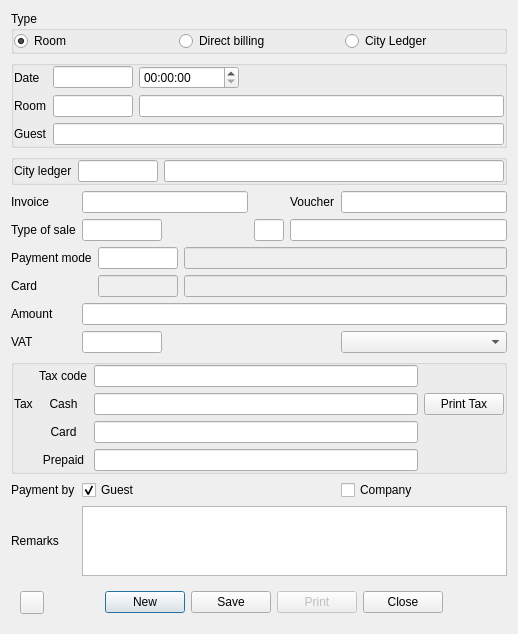
<?xml version="1.0" encoding="UTF-8"?>
<ui version="4.0">
 <class>DlgPostingCharges</class>
 <widget class="QDialog" name="DlgPostingCharges">
  <property name="geometry">
   <rect>
    <x>0</x>
    <y>0</y>
    <width>518</width>
    <height>572</height>
   </rect>
  </property>
  <property name="windowTitle">
   <string>Posting charges</string>
  </property>
  <layout class="QVBoxLayout" name="verticalLayout">
   <item>
    <layout class="QGridLayout" name="gridLayout">
     <item row="4" column="1">
      <widget class="EQLineEdit" name="leItemCode">
       <property name="maximumSize">
        <size>
         <width>80</width>
         <height>16777215</height>
        </size>
       </property>
       <property name="ShowButton" stdset="0">
        <bool>true</bool>
       </property>
      </widget>
     </item>
     <item row="1" column="0" colspan="5">
      <widget class="QGroupBox" name="grRoom">
       <property name="title">
        <string/>
       </property>
       <layout class="QGridLayout" name="gridLayout_3">
        <property name="leftMargin">
         <number>0</number>
        </property>
        <property name="topMargin">
         <number>0</number>
        </property>
        <property name="rightMargin">
         <number>0</number>
        </property>
        <property name="bottomMargin">
         <number>0</number>
        </property>
        <item row="1" column="1">
         <widget class="EQLineEdit" name="leRoomCode">
          <property name="maximumSize">
           <size>
            <width>80</width>
            <height>16777215</height>
           </size>
          </property>
          <property name="ShowButton" stdset="0">
           <bool>true</bool>
          </property>
         </widget>
        </item>
        <item row="2" column="1" colspan="2">
         <widget class="EQLineEdit" name="leGuest">
          <property name="focusPolicy">
           <enum>Qt::NoFocus</enum>
          </property>
          <property name="readOnly">
           <bool>true</bool>
          </property>
         </widget>
        </item>
        <item row="2" column="0">
         <widget class="QLabel" name="label_2">
          <property name="text">
           <string>Guest</string>
          </property>
         </widget>
        </item>
        <item row="1" column="2">
         <widget class="EQLineEdit" name="leRoomName">
          <property name="focusPolicy">
           <enum>Qt::NoFocus</enum>
          </property>
          <property name="readOnly">
           <bool>true</bool>
          </property>
         </widget>
        </item>
        <item row="1" column="0">
         <widget class="QLabel" name="label">
          <property name="text">
           <string>Room</string>
          </property>
         </widget>
        </item>
        <item row="0" column="0">
         <widget class="QLabel" name="label_13">
          <property name="text">
           <string>Date</string>
          </property>
         </widget>
        </item>
        <item row="0" column="1">
         <widget class="EDateEdit" name="deDate">
          <property name="maximumSize">
           <size>
            <width>80</width>
            <height>16777215</height>
           </size>
          </property>
          <property name="focusPolicy">
           <enum>Qt::ClickFocus</enum>
          </property>
          <property name="readOnly">
           <bool>true</bool>
          </property>
         </widget>
        </item>
        <item row="0" column="2">
         <widget class="QTimeEdit" name="teTime">
          <property name="maximumSize">
           <size>
            <width>100</width>
            <height>16777215</height>
           </size>
          </property>
          <property name="displayFormat">
           <string>HH:mm:ss</string>
          </property>
          <property name="calendarPopup">
           <bool>true</bool>
          </property>
         </widget>
        </item>
       </layout>
      </widget>
     </item>
     <item row="2" column="0" colspan="5">
      <widget class="QGroupBox" name="grCity">
       <property name="sizePolicy">
        <sizepolicy hsizetype="Preferred" vsizetype="Preferred">
         <horstretch>0</horstretch>
         <verstretch>0</verstretch>
        </sizepolicy>
       </property>
       <property name="minimumSize">
        <size>
         <width>0</width>
         <height>0</height>
        </size>
       </property>
       <property name="title">
        <string/>
       </property>
       <layout class="QHBoxLayout" name="horizontalLayout_3">
        <property name="leftMargin">
         <number>0</number>
        </property>
        <property name="topMargin">
         <number>0</number>
        </property>
        <property name="rightMargin">
         <number>0</number>
        </property>
        <property name="bottomMargin">
         <number>0</number>
        </property>
        <item>
         <widget class="QLabel" name="label_12">
          <property name="text">
           <string>City ledger</string>
          </property>
         </widget>
        </item>
        <item>
         <widget class="EQLineEdit" name="leCityCode">
          <property name="maximumSize">
           <size>
            <width>80</width>
            <height>16777215</height>
           </size>
          </property>
         </widget>
        </item>
        <item>
         <widget class="EQLineEdit" name="leCityName">
          <property name="readOnly">
           <bool>true</bool>
          </property>
         </widget>
        </item>
       </layout>
      </widget>
     </item>
     <item row="4" column="2">
      <widget class="QLineEdit" name="leVaucher">
       <property name="maximumSize">
        <size>
         <width>30</width>
         <height>16777215</height>
        </size>
       </property>
      </widget>
     </item>
     <item row="6" column="1" colspan="4">
      <widget class="EQLineEdit" name="leAmount"/>
     </item>
     <item row="4" column="0">
      <widget class="QLabel" name="label_3">
       <property name="text">
        <string>Type of sale</string>
       </property>
      </widget>
     </item>
     <item row="3" column="4">
      <widget class="EQLineEdit" name="leVaucherId"/>
     </item>
     <item row="4" column="3" colspan="2">
      <widget class="EQLineEdit" name="leItemName">
       <property name="focusPolicy">
        <enum>Qt::NoFocus</enum>
       </property>
       <property name="readOnly">
        <bool>true</bool>
       </property>
      </widget>
     </item>
     <item row="3" column="1">
      <widget class="EQLineEdit" name="leInvoice">
       <property name="focusPolicy">
        <enum>Qt::NoFocus</enum>
       </property>
       <property name="readOnly">
        <bool>true</bool>
       </property>
      </widget>
     </item>
     <item row="3" column="3">
      <widget class="QLabel" name="label_15">
       <property name="text">
        <string>Voucher</string>
       </property>
      </widget>
     </item>
     <item row="3" column="0">
      <widget class="QLabel" name="label_6">
       <property name="text">
        <string>Invoice</string>
       </property>
      </widget>
     </item>
     <item row="7" column="0">
      <widget class="QLabel" name="label_4">
       <property name="text">
        <string>VAT</string>
       </property>
      </widget>
     </item>
     <item row="7" column="1">
      <widget class="EQLineEdit" name="leAmountVat">
       <property name="maximumSize">
        <size>
         <width>80</width>
         <height>16777215</height>
        </size>
       </property>
       <property name="focusPolicy">
        <enum>Qt::NoFocus</enum>
       </property>
       <property name="readOnly">
        <bool>true</bool>
       </property>
      </widget>
     </item>
     <item row="10" column="1" colspan="4">
      <widget class="EQTextEdit" name="teRemark"/>
     </item>
     <item row="9" column="1">
      <widget class="QCheckBox" name="chPayGuest">
       <property name="layoutDirection">
        <enum>Qt::LeftToRight</enum>
       </property>
       <property name="text">
        <string>Guest</string>
       </property>
       <property name="checked">
        <bool>true</bool>
       </property>
      </widget>
     </item>
     <item row="11" column="0" colspan="5">
      <widget class="QWidget" name="widget" native="true">
       <layout class="QHBoxLayout" name="horizontalLayout">
        <item>
         <widget class="QToolButton" name="btnLog">
          <property name="text">
           <string/>
          </property>
          <property name="icon">
           <iconset resource="res.qrc">
            <normaloff>:/images/tracking.png</normaloff>:/images/tracking.png</iconset>
          </property>
         </widget>
        </item>
        <item>
         <spacer name="horizontalSpacer">
          <property name="orientation">
           <enum>Qt::Horizontal</enum>
          </property>
          <property name="sizeHint" stdset="0">
           <size>
            <width>100</width>
            <height>20</height>
           </size>
          </property>
         </spacer>
        </item>
        <item>
         <widget class="QPushButton" name="btnNew">
          <property name="text">
           <string>New</string>
          </property>
         </widget>
        </item>
        <item>
         <widget class="QPushButton" name="btnOk">
          <property name="text">
           <string>Save</string>
          </property>
         </widget>
        </item>
        <item>
         <widget class="QPushButton" name="btnPrint">
          <property name="enabled">
           <bool>false</bool>
          </property>
          <property name="text">
           <string>Print</string>
          </property>
         </widget>
        </item>
        <item>
         <widget class="QPushButton" name="btnCancel">
          <property name="text">
           <string>Close</string>
          </property>
         </widget>
        </item>
        <item>
         <spacer name="horizontalSpacer_2">
          <property name="orientation">
           <enum>Qt::Horizontal</enum>
          </property>
          <property name="sizeHint" stdset="0">
           <size>
            <width>99</width>
            <height>20</height>
           </size>
          </property>
         </spacer>
        </item>
       </layout>
      </widget>
     </item>
     <item row="9" column="4">
      <widget class="QCheckBox" name="chPayByComp">
       <property name="text">
        <string>Company</string>
       </property>
      </widget>
     </item>
     <item row="7" column="4">
      <widget class="EQComboBox" name="cbVAT">
       <property name="Cache" stdset="0">
        <number>22</number>
       </property>
      </widget>
     </item>
     <item row="6" column="0">
      <widget class="QLabel" name="label_5">
       <property name="text">
        <string>Amount</string>
       </property>
      </widget>
     </item>
     <item row="10" column="0">
      <widget class="QLabel" name="label_8">
       <property name="text">
        <string>Remarks</string>
       </property>
      </widget>
     </item>
     <item row="9" column="0">
      <widget class="QLabel" name="label_7">
       <property name="text">
        <string>Payment by</string>
       </property>
      </widget>
     </item>
     <item row="0" column="0" colspan="5">
      <widget class="QGroupBox" name="grType">
       <property name="title">
        <string>Type</string>
       </property>
       <layout class="QHBoxLayout" name="horizontalLayout_2">
        <property name="leftMargin">
         <number>0</number>
        </property>
        <property name="topMargin">
         <number>0</number>
        </property>
        <property name="rightMargin">
         <number>0</number>
        </property>
        <property name="bottomMargin">
         <number>0</number>
        </property>
        <item>
         <widget class="QRadioButton" name="rbRoom">
          <property name="text">
           <string>Room</string>
          </property>
          <property name="checked">
           <bool>true</bool>
          </property>
         </widget>
        </item>
        <item>
         <widget class="QRadioButton" name="rbDirect">
          <property name="text">
           <string>Direct billing</string>
          </property>
         </widget>
        </item>
        <item>
         <widget class="QRadioButton" name="rbCity">
          <property name="text">
           <string>City Ledger</string>
          </property>
         </widget>
        </item>
       </layout>
      </widget>
     </item>
     <item row="8" column="0" colspan="5">
      <widget class="QGroupBox" name="grTax">
       <property name="title">
        <string/>
       </property>
       <layout class="QGridLayout" name="gridLayout_2">
        <property name="leftMargin">
         <number>0</number>
        </property>
        <property name="topMargin">
         <number>0</number>
        </property>
        <property name="rightMargin">
         <number>0</number>
        </property>
        <property name="bottomMargin">
         <number>0</number>
        </property>
        <item row="2" column="2">
         <widget class="EQLineEdit" name="leTaxCash"/>
        </item>
        <item row="2" column="0">
         <widget class="QLabel" name="label_14">
          <property name="text">
           <string>Tax</string>
          </property>
         </widget>
        </item>
        <item row="2" column="5">
         <widget class="QPushButton" name="btnPrintTax">
          <property name="text">
           <string>Print Tax</string>
          </property>
         </widget>
        </item>
        <item row="3" column="1">
         <widget class="QLabel" name="label_10">
          <property name="text">
           <string>Card</string>
          </property>
          <property name="alignment">
           <set>Qt::AlignCenter</set>
          </property>
         </widget>
        </item>
        <item row="4" column="1">
         <widget class="QLabel" name="label_11">
          <property name="text">
           <string>Prepaid</string>
          </property>
          <property name="alignment">
           <set>Qt::AlignCenter</set>
          </property>
         </widget>
        </item>
        <item row="3" column="2">
         <widget class="EQLineEdit" name="leTaxCard"/>
        </item>
        <item row="2" column="1">
         <widget class="QLabel" name="label_9">
          <property name="text">
           <string>Cash</string>
          </property>
          <property name="alignment">
           <set>Qt::AlignCenter</set>
          </property>
         </widget>
        </item>
        <item row="4" column="2">
         <widget class="EQLineEdit" name="leTaxPre"/>
        </item>
        <item row="1" column="1">
         <widget class="QLabel" name="label_16">
          <property name="text">
           <string>Tax code</string>
          </property>
         </widget>
        </item>
        <item row="1" column="2">
         <widget class="EQLineEdit" name="leTaxCode">
          <property name="focusPolicy">
           <enum>Qt::NoFocus</enum>
          </property>
          <property name="readOnly">
           <bool>true</bool>
          </property>
         </widget>
        </item>
       </layout>
      </widget>
     </item>
     <item row="5" column="0" colspan="5">
      <widget class="QWidget" name="wPayment" native="true">
       <property name="minimumSize">
        <size>
         <width>0</width>
         <height>0</height>
        </size>
       </property>
       <layout class="QGridLayout" name="gridLayout_4">
        <property name="leftMargin">
         <number>0</number>
        </property>
        <property name="topMargin">
         <number>0</number>
        </property>
        <property name="rightMargin">
         <number>0</number>
        </property>
        <property name="bottomMargin">
         <number>0</number>
        </property>
        <item row="0" column="0">
         <widget class="QLabel" name="label_17">
          <property name="text">
           <string>Payment mode</string>
          </property>
         </widget>
        </item>
        <item row="1" column="0">
         <widget class="QLabel" name="label_18">
          <property name="text">
           <string>Card</string>
          </property>
         </widget>
        </item>
        <item row="0" column="1">
         <widget class="EQLineEdit" name="lePayCode">
          <property name="maximumSize">
           <size>
            <width>80</width>
            <height>16777215</height>
           </size>
          </property>
         </widget>
        </item>
        <item row="0" column="2">
         <widget class="EQLineEdit" name="lePayName">
          <property name="enabled">
           <bool>false</bool>
          </property>
         </widget>
        </item>
        <item row="1" column="1">
         <widget class="EQLineEdit" name="leCardCode">
          <property name="enabled">
           <bool>false</bool>
          </property>
          <property name="maximumSize">
           <size>
            <width>80</width>
            <height>16777215</height>
           </size>
          </property>
         </widget>
        </item>
        <item row="1" column="2">
         <widget class="EQLineEdit" name="leCardName">
          <property name="enabled">
           <bool>false</bool>
          </property>
         </widget>
        </item>
       </layout>
      </widget>
     </item>
    </layout>
   </item>
  </layout>
 </widget>
 <customwidgets>
  <customwidget>
   <class>EDateEdit</class>
   <extends>QLineEdit</extends>
   <header location="global">edateedit.h</header>
  </customwidget>
  <customwidget>
   <class>EQLineEdit</class>
   <extends>QLineEdit</extends>
   <header location="global">eqlineedit.h</header>
   <slots>
    <signal>customButtonClicked(bool)</signal>
   </slots>
  </customwidget>
  <customwidget>
   <class>EQTextEdit</class>
   <extends>QTextEdit</extends>
   <header location="global">eqtextedit.h</header>
  </customwidget>
  <customwidget>
   <class>EQComboBox</class>
   <extends>QComboBox</extends>
   <header location="global">eqcombobox.h</header>
  </customwidget>
 </customwidgets>
 <tabstops>
  <tabstop>rbRoom</tabstop>
  <tabstop>rbDirect</tabstop>
  <tabstop>rbCity</tabstop>
  <tabstop>leRoomCode</tabstop>
  <tabstop>leCityCode</tabstop>
  <tabstop>leCityName</tabstop>
  <tabstop>leItemCode</tabstop>
  <tabstop>leAmount</tabstop>
  <tabstop>cbVAT</tabstop>
  <tabstop>leTaxCash</tabstop>
  <tabstop>chPayGuest</tabstop>
  <tabstop>chPayByComp</tabstop>
  <tabstop>teRemark</tabstop>
  <tabstop>btnOk</tabstop>
  <tabstop>btnPrint</tabstop>
  <tabstop>btnCancel</tabstop>
 </tabstops>
 <resources>
  <include location="res.qrc"/>
 </resources>
 <connections/>
</ui>
